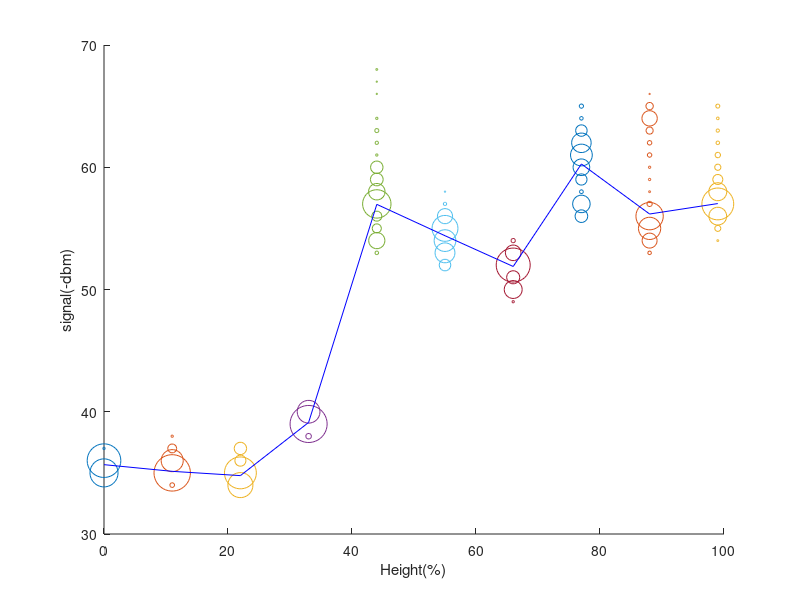

MATLAB code for this plot:
function [ output_args ] = plotHeightSignal()
%Plots the graph of height v/s signal for a given substance
X_mean = [];
Y = [];
hold on;

fid = fopen('signalData.txt');
while 1
    tline = fgetl(fid);
    if ~ischar(tline)
        break;
    end
    data_instance = str2num(tline);
    instance = data_instance(1,1);
    data_instance = data_instance(1,2:end);
    
    signal = data_instance(1,1:2:end); % column vector with signal
    freq = data_instance(1,2:2:end); % column vector with freq of ith signal
    
    sxf = sum(signal.*freq,1);
    n = sum(freq,1);
    mean_signal = sxf/n;
    
    X_mean = [X_mean; mean_signal];
    Y = [Y; instance];
    scatter(repmat(instance,1,size(signal,2)),signal,freq,'r.');
%     Y = [Y; repmat(data_instance(1,1),1,size(signal,2))];
%     X_signal = [X_signal; signal];
%     X_freq = [X_freq; freq];
end

plot(Y,X_mean,'b-','linewidth',0.5);
xlabel('Height(%)');
ylabel('signal(-dbm)');
end

